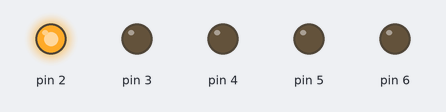
A sketch run on a simulated Arduino Uno, built with avr-gcc and run on an emulated ATmega328P. On the bench: output pins drawn as LEDs (lit = HIGH).

Above: at 0.05 s.
At 0.45 s:
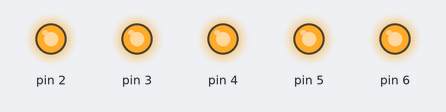
At 0.65 s:
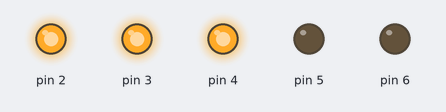
At 1.35 s:
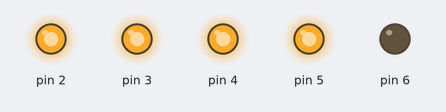
At 1.95 s:
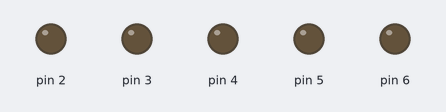
At 2.75 s:
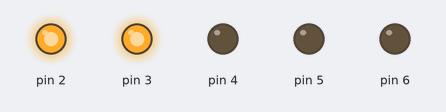
Timing chart, 0 to 3.0 s (numbered marks = the images above):
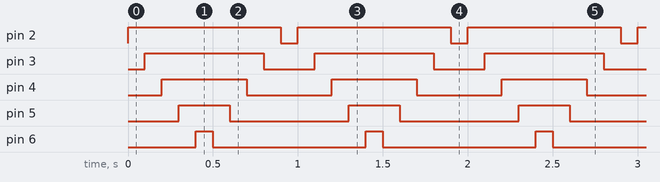

Measured:
- by itself, pin 2: alternates HIGH for 0.90 s and LOW for 0.10 s
- by itself, pin 3: alternates HIGH for 0.70 s and LOW for 0.30 s
- by itself, pin 4: alternates HIGH for 0.50 s and LOW for 0.50 s
- by itself, pin 5: alternates HIGH for 0.30 s and LOW for 0.70 s
- by itself, pin 6: alternates HIGH for 0.10 s and LOW for 0.90 s

The sketch:

led_chaser.ino
```cpp
void setup()
{
  pinMode(2, OUTPUT);
  pinMode(3, OUTPUT);
  pinMode(4, OUTPUT);
  pinMode(5, OUTPUT);
  pinMode(6, OUTPUT);
}

void loop()
{
  digitalWrite(2,1);
  delay(100);
  digitalWrite(3,1);
  delay(100);
  digitalWrite(4,1);
  delay(100);
  digitalWrite(5,1);
  delay(100);
  digitalWrite(6,1);
  delay(100);
  digitalWrite(6,0);
  delay(100);
  digitalWrite(5,0);
  delay(100);
  digitalWrite(4,0);
  delay(100);
  digitalWrite(3,0);
  delay(100);
  digitalWrite(2,0);
  delay(100);
}
```
